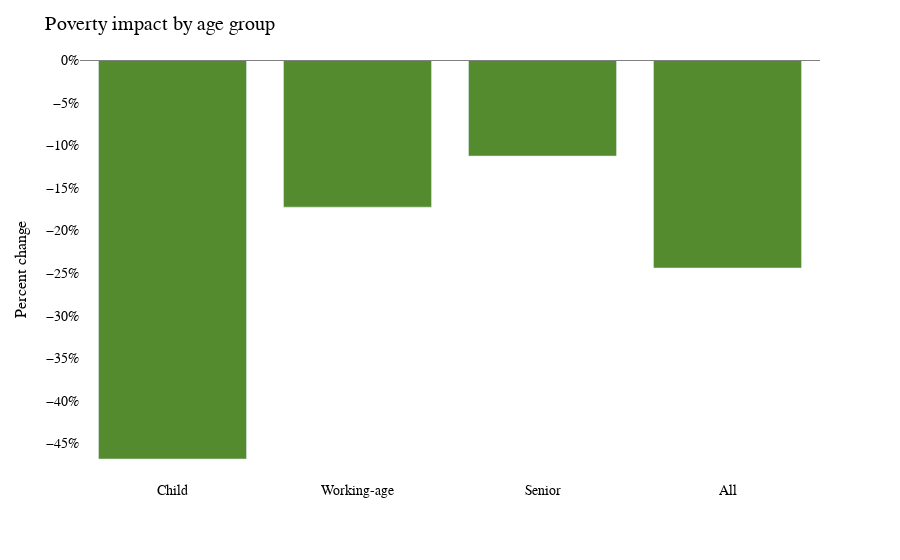

The code cell stored with this chart in its notebook:
### Code cell
go.Figure(data=res["poverty_chart"]["data"], layout=res["poverty_chart"]["layout"])

### Figure 1 — Plotly figure (JSON) as saved in the notebook; plotly's stock layout.template omitted (floating-point values rounded to 4 significant figures)
{"data": [{"alignmentgroup": "True", "customdata": [["<b>Child poverty falls 46.9%</b><br> from 11.7% to 6.2%"], ["<b>Working-age poverty falls 17.2%</b><br> from 10.7% to 8.9%"], ["<b>Senior poverty falls 11.2%</b><br> from 5.4% to 4.8%"], ["<b>Total poverty falls 24.4%</b><br> from 10.0% to 7.6%"]], "hovertemplate": "%{customdata[0]}<extra></extra>", "legendgroup": "", "marker": {"color": ["#558B2F", "#558B2F", "#558B2F", "#558B2F"], "pattern": {"shape": ""}}, "name": "", "offsetgroup": "", "orientation": "v", "showlegend": false, "textposition": "auto", "type": "bar", "x": ["Child", "Working-age", "Senior", "All"], "xaxis": "x", "y": [-0.4686, -0.1725, -0.1124, -0.244], "yaxis": "y"}], "layout": {"barmode": "relative", "font": {"color": "Black", "family": "Ubuntu"}, "hoverlabel": {"align": "right", "font": {"family": "Ubuntu"}}, "legend": {"tracegroupgap": 0}, "margin": {"t": 60}, "paper_bgcolor": "white", "plot_bgcolor": "white", "shapes": [{"line": {"color": "grey", "width": 1}, "type": "line", "x0": 0, "x1": 1, "xref": "paper", "y0": 0, "y1": 0, "yref": "y"}], "title": {"font": {"size": 20}, "text": "Poverty impact by age group"}, "xaxis": {"anchor": "y", "domain": [0, 1], "tickfont": {"size": 14}, "title": {"font": {"color": "black", "size": 16}}}, "yaxis": {"anchor": "x", "domain": [0, 1], "tickfont": {"size": 14}, "tickformat": ",~%", "title": {"font": {"color": "black", "size": 16}, "text": "Percent change"}}}}
